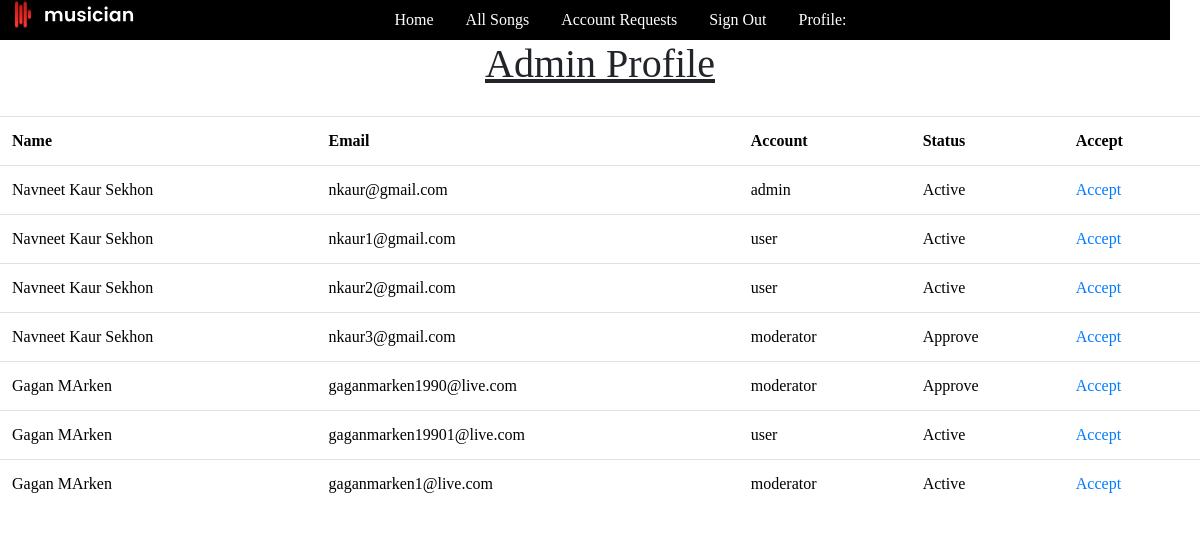
The page /music/admin/account_verify.php on the database as committed earlier.
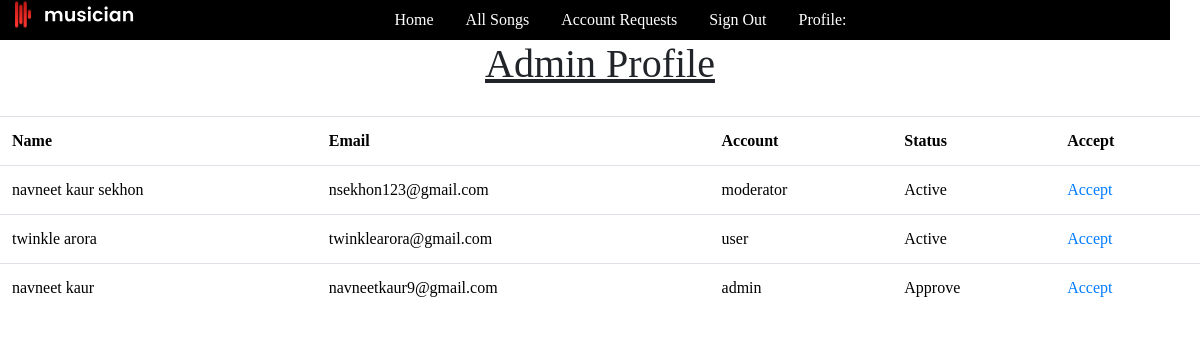
The same page on the database as committed later.
### tables this page shows
CREATE TABLE `registration` (
  `regid` int(11) NOT NULL,
  `regname` varchar(100) NOT NULL,
  `regemail` varchar(100) NOT NULL,
  `regpass` varchar(100) NOT NULL,
  `regmob` bigint(20) NOT NULL,
  `regtype` varchar(50) NOT NULL,
  `regstatus` varchar(50) NOT NULL
);

### music/admin/account_verify.php (the view, shortened to what this page needs)
<!DOCTYPE html PUBLIC "-//W3C//DTD XHTML 1.0 Transitional//EN" "http://www.w3.org/TR/xhtml1/DTD/xhtml1-transitional.dtd">
<html xmlns="http://www.w3.org/1999/xhtml">
<head>
<link href="../css/bootstrap.min.css" rel="stylesheet" type="text/css" />
<link href="../css/bootstrap.css" rel="stylesheet" type="text/css" />
</head>
<body>
<div class="container-fluid">
<div class="row back">
<div class="col-lg-2 col-sm-2">
<img src="../image/logo.svg" /> <br />
</div>
<div class="col-lg-7 col-sm-7">
<nav class="nav nav-fill navbar-dark float-right">
  <a class="nav-link active" href="../index.php">Home</a>
  <a class="nav-link active" href="admin_display.php">All Songs</a>
  <a class="nav-link active" href="account_verify.php">Account Requests</a>
  <a class="nav-link" href="../logout.php">Sign Out</a>
  <a class="nav-link" href=''><?php session_start(); echo "Profile: ".$_SESSION['email'];?> </a>
</nav>
</div>
</div>
<div class="row clearfix">
<div class="col-12 clearfix">
<h1 class="text-center"><u> Admin Profile</u></h1>
</div>
<?php
$link = mysqli_connect("localhost", "root", "", "musicmania");
$sql ="select * from registration";
?>
<table class="table table-hover">
<th>Name</th><th>Email</th><th>Account</th><th>Status</th> <th>Accept </th>
<?php
if($result = mysqli_query($link,$sql))
{
while($row=mysqli_fetch_assoc($result))
{
	$id =$row['regid'];
	echo "<tr><td>".$row['regname']."</td>";
	echo "<td>".$row['regemail']."</td>";
	echo "<td>".$row['regtype']."</td>";
	echo "<td>".$row['regstatus']."</td>";
	echo "<td><a href='account_verify_approve.php?id=$id'> Accept </a></td>";
	echo "</tr>";
}
}
else
{
	echo "Not Successful" .mysqli_error($link);
}
?>

### music/admin/account_verify.php (style rules this page uses)
.back { width:100%; }
body { font-family:"Palatino Linotype", "Book Antiqua", Palatino, serif; }
.nav-link { color:#FFF; }
.table { color:black; }
.back { background-color:#000; }

Rows that differ between the two databases and show on the page:
removed registration: regname "Navneet Kaur Sekhon", regemail "nkaur@gmail.com", regtype "admin", regstatus "Active"
removed registration: regname "Navneet Kaur Sekhon", regemail "nkaur1@gmail.com", regtype "user", regstatus "Active"
removed registration: regname "Navneet Kaur Sekhon", regemail "nkaur2@gmail.com", regtype "user", regstatus "Active"
removed registration: regname "Navneet Kaur Sekhon", regemail "nkaur3@gmail.com", regtype "moderator", regstatus "Approve"
removed registration: regname "Gagan MArken", regemail "gaganmarken1990@live.com", regtype "moderator", regstatus "Approve"
removed registration: regname "Gagan MArken", regemail "gaganmarken19901@live.com", regtype "user", regstatus "Active"
removed registration: regname "Gagan MArken", regemail "gaganmarken1@live.com", regtype "moderator", regstatus "Active"
added registration: regname "navneet kaur sekhon", regemail "nsekhon123@gmail.com", regtype "moderator", regstatus "Active"
added registration: regname "twinkle arora", regemail "twinklearora@gmail.com", regtype "user", regstatus "Active"
added registration: regname "navneet kaur", regemail "navneetkaur9@gmail.com", regtype "admin", regstatus "Approve"
